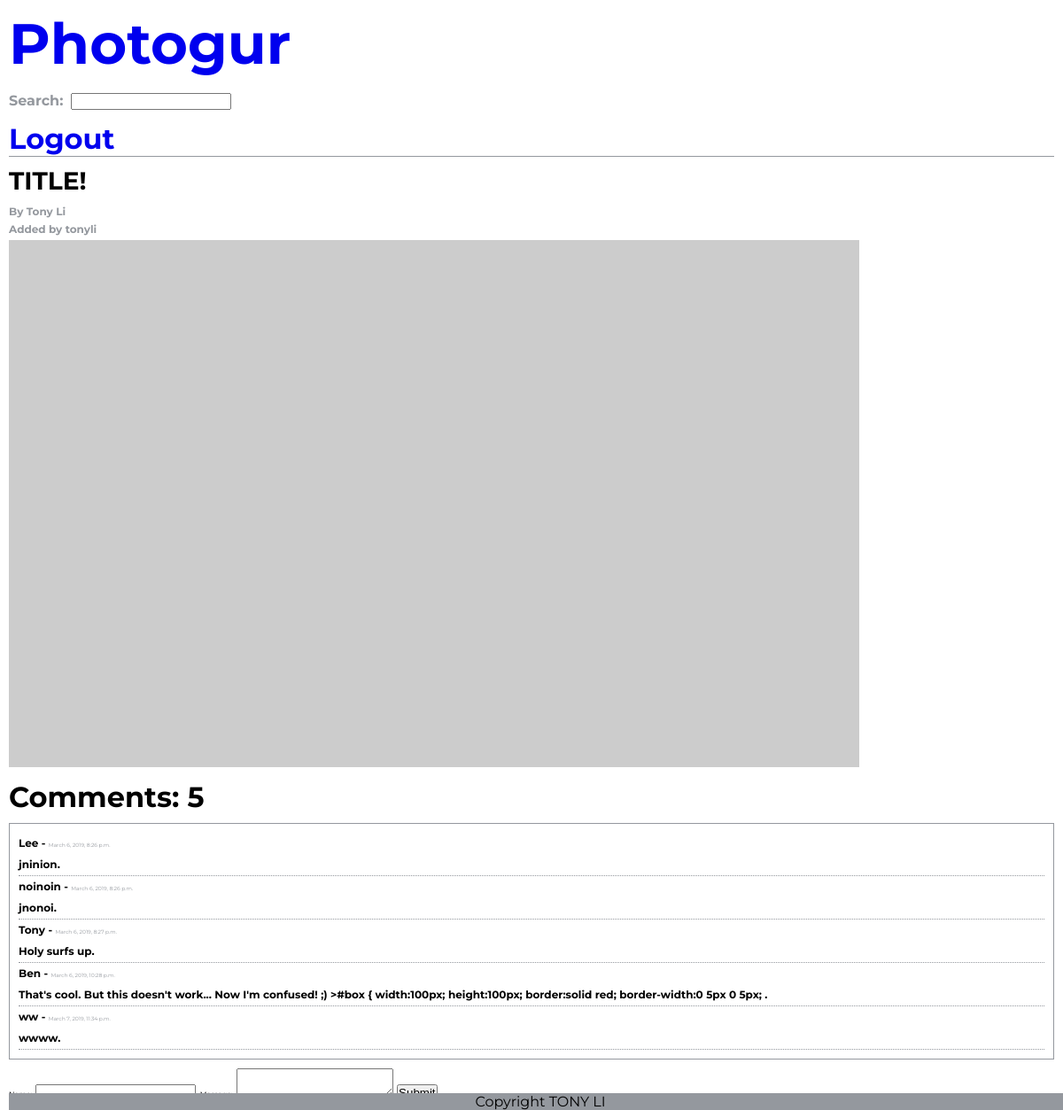
Page /pictures/1 (signed in) on the committed database.
### photogur/models.py (models this page shows, shortened)
class Picture(models.Model):
    title = models.CharField(max_length=255)
    artist = models.CharField(max_length=255)
    url = models.CharField(max_length=255)
    user = models.ForeignKey(User, on_delete=models.CASCADE, related_name='pictures', default=1)

class Comment(models.Model):
    name = models.CharField(max_length=255)
    created_at = models.DateTimeField(auto_now_add=True)
    message = models.TextField()
    picture = models.ForeignKey(Picture, on_delete=models.CASCADE, related_name='comments')

### photogur/views.py (the view)
# urls.py: path('pictures/<int:id>', picture_show, name='picture_details'),
def picture_show(request, id):
    picture = Picture.objects.get(pk=id)
    comments = picture.comments.all()
    context = {
        'picture': picture,
        'comments': comments
    }
    response = render(request, 'picture.html', context)
    return HttpResponse(response)

### photogur/templates/picture.html (shortened to what this page needs)
{% extends 'base.html' %}
{% block content %}
  <div class="title">
    <h2> {{picture.title}} </h2>
    <h3> By {{picture.artist}} </h3>
    <h3> Added by {{ picture.user }}</h3>
  </div>
  <div class="individual-image">
    <li>
      <img src="{{picture.url}}" alt="">
    </li>
  </div>
    <h1 class="comment-count">Comments: {{ picture.comments.count }}</h1>
    <div class="comment-section">
      <ul>
        {% for comment in comments%}
          <li>
            <h3>{{ comment.name }} - <span>{{ comment.created_at }}</span></h3>
            <h4>{{ comment.message }}.</h4>
          </li>
        {% endfor %}
      </ul>
    </div>
    <form action="{% url 'create_comment' %} "class="comment-section" action="" method="post">
      <label for="comment_name">
        <span>Name:</span>
      </label>
      <label for="comment_message">
        <span>Message:</span>
        <textarea id="comment-message" name="comment_message"></textarea>
      </label>
      <button type="submit" name="button">Submit</button>
    </form>
{% endblock %}

### photogur/static/css/main.css (style rules this page uses)
* { box-sizing: border-box; list-style: none; margin: 0; padding: 0; }
html { height: 100%; }
body { padding: 10px; font-family: 'Montserrat', sans-serif; position: relative; height: 100%; }
form { padding-bottom: 10px; }
li { list-style: none; display: inline-block; }
.title h3 { padding-bottom: 5px; color: #94989e; font-size: 0.75em; }
.title h2 { font-size: 1.75em; padding-bottom: 10px; font-weight: 700; }
span { font-size: 0.5em; }
.comment-count { margin-top: 10px; }
.comment-section li { display: block; line-height: 2; border-bottom: 1px dotted #94989e; }
.comment-section ul { border: solid #94989e; padding: 10px; border-width: 1px; margin: 10px 0; }
.comment-section li h3 { font-size: 0.75em; font-weight: 700; }
.comment-section li h3 span { font-size: 0.5em; color: #94989e; font-weight: 400; }
.comment-section li h4 { font-size: 0.75em; }
.individual-image img { width: 100%; height: auto; }

### rows in the picture
Picture: title "TITLE!", artist "Tony Li", user "tonyli", comments.count "5"
Comment: name "Lee", created_at "March 6, 2019, 8:26 p.m.", message "jninion"
Comment: name "noinoin", created_at "March 6, 2019, 8:26 p.m.", message "jnonoi"
Comment: name "Tony", created_at "March 6, 2019, 8:27 p.m.", message "Holy surfs up"
Comment: name "Ben", created_at "March 6, 2019, 10:28 p.m.", message "That's cool. But this doesn't work... Now I'm confused! ;) >#box { width:100px; height:100px; border:solid red; border-width:0 5px 0 5px;"
Comment: name "ww", created_at "March 7, 2019, 11:34 p.m.", message "wwww"
